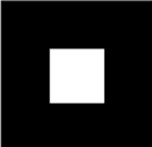
#> input picture 2016BEC109 KARTIK MODUKURI/images used/blackbox_2.jpg, 152 x 147 px, found by its file name
$ python 'white and black box with rotation.py'
#> lines starting #> are read from the running program, lines starting #| are printed output that depends on the picture
# -*- coding: utf-8 -*-

import cv2
import matplotlib.pyplot as plt
import numpy as np
img1=cv2.imread(r"D:\Btech practicals\DIP\blackbox_2.jpg",0)
#> img1 is the input picture: shape (147, 152); min 0, max 255, mean 36.3
plt.subplot(341)
plt.imshow(img1, cmap = 'gray')
f1 = np.fft.fft2(img1)
fshift1 = np.fft.fftshift(f1)
magnitude1 = 20*np.log(1+np.abs(fshift1))
plt.subplot(342)
plt.imshow(magnitude1, cmap = 'gray')

ishift1 = np.fft.ifftshift(fshift1)
img11 = np.fft.ifft2(ishift1)
img11 = np.abs(img11)

phase1=np.angle(fshift1)
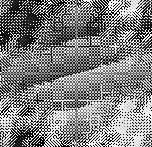
#> phase1: shape (147, 152) float64; min -3.14, max 3.14, mean -8.14e-17; drawn with min black and max white
plt.subplot(343)
plt.imshow(phase1, cmap = 'gray')

plt.subplot(344)
plt.imshow(img11, cmap = 'gray')

img2=cv2.imread(r"D:\Btech practicals\DIP\whitebox_2.jpg",0)
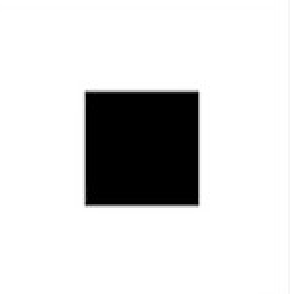
#> input picture 2016BEC109 KARTIK MODUKURI/images used/whitebox_2.jpg, 145 x 147 px, found by its file name (shown 2 times larger)
#> img2 is the input picture: shape (147, 145); min 0, max 255, mean 216.1
plt.subplot(345)
plt.imshow(img2, cmap = 'gray')
f2 = np.fft.fft2(img2)
fshift2 = np.fft.fftshift(f2)
magnitude2 = 20*np.log(1+np.abs(fshift2))
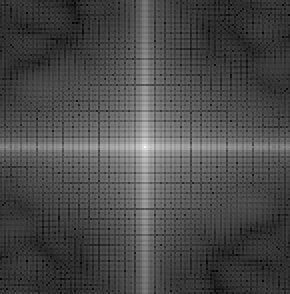
#> magnitude2: shape (147, 145) float64 (shown 2 times larger); min 7.45, max 306.9, mean 94.4; drawn with min black and max white
plt.subplot(346)
plt.imshow(magnitude2, cmap = 'gray')

ishift2 = np.fft.ifftshift(fshift2)
img_2 = np.fft.ifft2(ishift2)
img_2 = np.abs(img_2)

phase2=np.angle(fshift2)
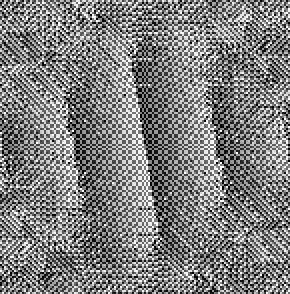
#> phase2: shape (147, 145) float64 (shown 2 times larger); min -3.14, max 3.14, mean -1.2e-16; drawn with min black and max white
plt.subplot(347)
plt.imshow(phase2, cmap = 'gray')

plt.subplot(348)
plt.imshow(img_2, cmap = 'gray')

img3 = cv2.imread(r"D:\Btech practicals\DIP\whitebox_rotate.jpg",0)
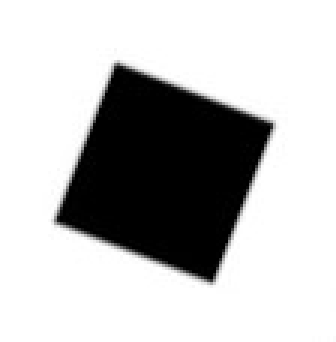
#> input picture 2016BEC109 KARTIK MODUKURI/images used/whitebox_rotate.jpg, 112 x 114 px, found by its file name (shown 3 times larger)
#> img3 is the input picture: shape (114, 112); min 0, max 255, mean 190.3
plt.subplot(349)
plt.imshow(img3, cmap = 'gray')
f3 = np.fft.fft2(img3)
fshift3 = np.fft.fftshift(f3)
magnitude3 = 20*np.log(1+np.abs(fshift3))
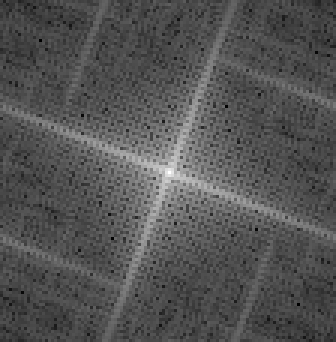
#> magnitude3: shape (114, 112) float64 (shown 3 times larger); min 12.39, max 294.1, mean 105.1; drawn with min black and max white
plt.subplot(3,4,10)
plt.imshow(magnitude3, cmap = 'gray')

ishift3 = np.fft.ifftshift(fshift3)
img_3 = np.fft.ifft2(ishift3)
img_3 = np.abs(img_3)

phase3 = np.angle(fshift3)
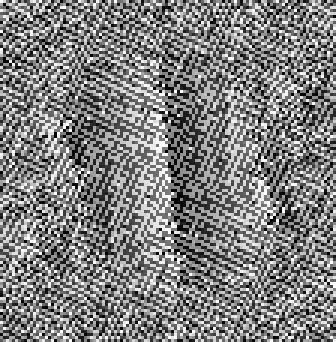
#> phase3: shape (114, 112) float64 (shown 3 times larger); min -3.14, max 3.14, mean 6.05e-16; drawn with min black and max white
plt.subplot(3,4,11)
plt.imshow(phase3, cmap = 'gray')

plt.subplot(3,4,12)
plt.imshow(img_3, cmap = 'gray')
